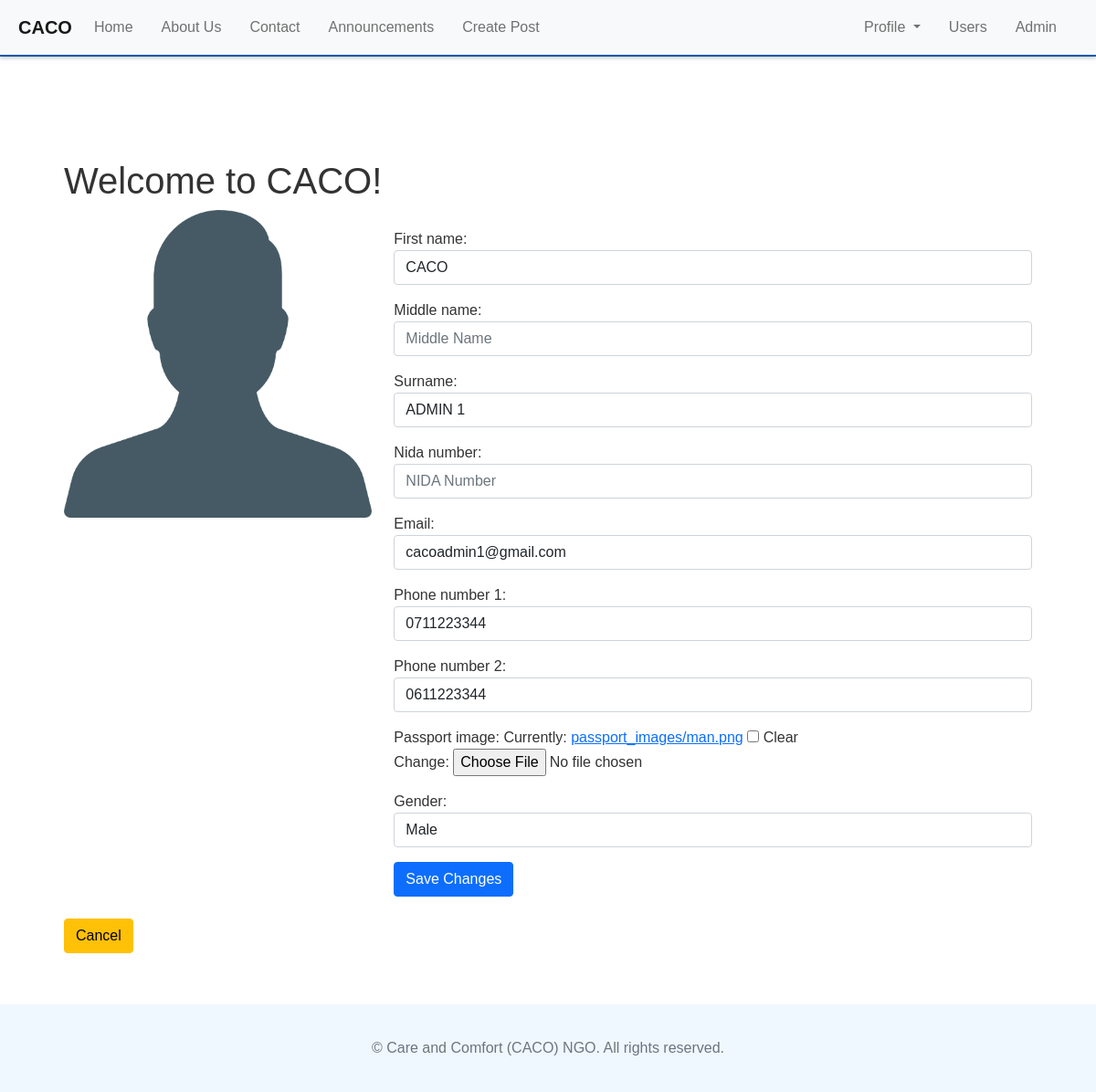
/edit-profile/ (signed in), run on the app's committed database.
### accounts/models.py (models this page shows, shortened)
class CustomUser(AbstractBaseUser, PermissionsMixin):
    USER_TYPE_CHOICES = [
        ('local', 'Local'),
        ('staff', 'Staff'),
        ('admin', 'Admin'),
    ]
    GENDER_CHOICES = [
        ('male', 'Male'),
        ('female', 'Female'),
    ]
    PHONE_NUMBER_REGEX = r'^\+?1?\d{9,15}$'  # Example regex for international phone numbers
    first_name = models.CharField(max_length=30)
    middle_name = models.CharField(max_length=30, blank=True, null=True)
    surname = models.CharField(max_length=30)
    nida_number = models.CharField(max_length=20, blank=True, null=True)
    email = models.EmailField(unique=True, validators=[EmailValidator()])
    phone_number_1 = models.CharField(
        max_length=10,
        unique=True,
        validators=[RegexValidator(regex=PHONE_NUMBER_REGEX, message="Enter a valid phone number.")]
    )
    phone_number_2 = models.CharField(
        max_length=16,
        blank=True,
        null=True,
        unique=True,
        validators=[RegexValidator(regex=PHONE_NUMBER_REGEX, message="Enter a valid phone number.")]
    )
    passport_image = models.ImageField(upload_to='passport_images/', blank=True, null=True, default='passport_images/profile.png')
    user_type = models.CharField(max_length=10, choices=USER_TYPE_CHOICES, default='local')
    gender = models.CharField(max_length=10, choices=GENDER_CHOICES)
    is_active = models.BooleanField(default=True)
    is_staff = models.BooleanField(default=False)
    objects = CustomUserManager()
    USERNAME_FIELD = 'email'
    REQUIRED_FIELDS = ['first_name', 'surname', 'gender', 'phone_number_1']

### accounts/views.py (the view)
# urls.py: path('edit-profile/', views.edit_profile, name='edit_profile'),
@login_required
def edit_profile(request):
    if request.method == 'POST':
        form = CustomUserChangeForm(request.POST, request.FILES, instance=request.user)
        if form.is_valid():
            form.save()
            messages.success(request, 'Profile updated successfully!')
            return redirect('profile')
        else:
            messages.error(request, 'Please correct the errors below.')
    else:
        form = CustomUserChangeForm(instance=request.user)
    return render(request, 'accounts/edit_profile.html', {'form': form})

### accounts/forms.py (shortened to what this page needs)
class CustomUserChangeForm(forms.ModelForm):
    class Meta:
        model = CustomUser
        fields = ['first_name', 'middle_name', 'surname', 'nida_number', 'email', 'phone_number_1', 'phone_number_2', 'passport_image', 'gender']
        widgets = {
            'first_name': forms.TextInput(attrs={'class': 'form-control', 'placeholder': 'First Name'}),
            'middle_name': forms.TextInput(attrs={'class': 'form-control', 'placeholder': 'Middle Name'}),
            'surname': forms.TextInput(attrs={'class': 'form-control', 'placeholder': 'Surname'}),
            'nida_number': forms.TextInput(attrs={'class': 'form-control', 'placeholder': 'NIDA Number'}),
            'email': forms.EmailInput(attrs={'class': 'form-control', 'placeholder': 'Email'}),
            'phone_number_1': forms.TextInput(attrs={'class': 'form-control', 'placeholder': 'Phone Number 1'}),
            'phone_number_2': forms.TextInput(attrs={'class': 'form-control', 'placeholder': 'Phone Number 2 (optional)'}),
            'passport_image': forms.ClearableFileInput(attrs={'class': 'form-control-file'}),
            'gender': forms.Select(attrs={'class': 'form-control'}),
        }

### blog/templates/accounts/edit_profile.html (shortened to what this page needs)
{% extends 'blog/base.html' %}
{% load static %}
{% block content %}
    <div class="container mt-5">
        <h1>Edit Profile</h1>
        <div class="row">
            <div class="col-md-4">
                <div class="profile-picture">
                    <img src="{{ user.passport_image.url }}" alt="Profile Picture" class="img-fluid">
                </div>
            </div>
            <div class="col-md-8">
                <form method="post" enctype="multipart/form-data">
                    {{ form.as_p }}
                    <button type="submit" class="btn btn-primary">Save Changes</button> <br>
                </form>
            </div>
        </div> <br>
            <p><a href="{% url 'profile' %}" class="btn btn-warning">Cancel </a></p>
    </div>
{% endblock %}

### static/css/style.css (style rules this page uses)
.container { flex: 1; padding: 20px; }
.img-fluid { max-width: 100%; height: auto; }
form { margin-top: 20px; }

### blog/templates/blog/base.html (style rules this page uses)
body { display: flex; flex-direction: column; min-height: 100vh; font-family: Arial, sans-serif; color: #333; background-color: #ffffff; }
.container { flex: 1; padding: 20px; }
.img-fluid { max-width: 100%; height: auto; }
form { margin-top: 20px; }

### data on the page
CustomUser: passport_image (picture), first_name "CACO", surname "ADMIN 1", email "cacoadmin1@gmail.com", phone_number_1 "0711223344", phone_number_2 "0611223344", gender "Male"
